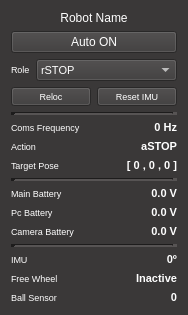
<?xml version="1.0" encoding="UTF-8"?>
<ui version="4.0">
 <class>robotWidget</class>
 <widget class="QWidget" name="robotWidget">
  <property name="geometry">
   <rect>
    <x>0</x>
    <y>0</y>
    <width>188</width>
    <height>298</height>
   </rect>
  </property>
  <property name="maximumSize">
   <size>
    <width>188</width>
    <height>298</height>
   </size>
  </property>
  <property name="palette">
   <palette>
    <active>
     <colorrole role="WindowText">
      <brush brushstyle="SolidPattern">
       <color alpha="255">
        <red>255</red>
        <green>255</green>
        <blue>255</blue>
       </color>
      </brush>
     </colorrole>
     <colorrole role="Button">
      <brush brushstyle="SolidPattern">
       <color alpha="255">
        <red>58</red>
        <green>56</green>
        <blue>56</blue>
       </color>
      </brush>
     </colorrole>
     <colorrole role="Light">
      <brush brushstyle="SolidPattern">
       <color alpha="255">
        <red>87</red>
        <green>84</green>
        <blue>84</blue>
       </color>
      </brush>
     </colorrole>
     <colorrole role="Midlight">
      <brush brushstyle="SolidPattern">
       <color alpha="255">
        <red>72</red>
        <green>70</green>
        <blue>70</blue>
       </color>
      </brush>
     </colorrole>
     <colorrole role="Dark">
      <brush brushstyle="SolidPattern">
       <color alpha="255">
        <red>29</red>
        <green>28</green>
        <blue>28</blue>
       </color>
      </brush>
     </colorrole>
     <colorrole role="Mid">
      <brush brushstyle="SolidPattern">
       <color alpha="255">
        <red>38</red>
        <green>37</green>
        <blue>37</blue>
       </color>
      </brush>
     </colorrole>
     <colorrole role="Text">
      <brush brushstyle="SolidPattern">
       <color alpha="255">
        <red>255</red>
        <green>255</green>
        <blue>255</blue>
       </color>
      </brush>
     </colorrole>
     <colorrole role="BrightText">
      <brush brushstyle="SolidPattern">
       <color alpha="255">
        <red>255</red>
        <green>255</green>
        <blue>255</blue>
       </color>
      </brush>
     </colorrole>
     <colorrole role="ButtonText">
      <brush brushstyle="SolidPattern">
       <color alpha="255">
        <red>255</red>
        <green>255</green>
        <blue>255</blue>
       </color>
      </brush>
     </colorrole>
     <colorrole role="Base">
      <brush brushstyle="SolidPattern">
       <color alpha="255">
        <red>0</red>
        <green>0</green>
        <blue>0</blue>
       </color>
      </brush>
     </colorrole>
     <colorrole role="Window">
      <brush brushstyle="SolidPattern">
       <color alpha="255">
        <red>58</red>
        <green>56</green>
        <blue>56</blue>
       </color>
      </brush>
     </colorrole>
     <colorrole role="Shadow">
      <brush brushstyle="SolidPattern">
       <color alpha="255">
        <red>0</red>
        <green>0</green>
        <blue>0</blue>
       </color>
      </brush>
     </colorrole>
     <colorrole role="AlternateBase">
      <brush brushstyle="SolidPattern">
       <color alpha="255">
        <red>29</red>
        <green>28</green>
        <blue>28</blue>
       </color>
      </brush>
     </colorrole>
     <colorrole role="ToolTipBase">
      <brush brushstyle="SolidPattern">
       <color alpha="255">
        <red>255</red>
        <green>255</green>
        <blue>220</blue>
       </color>
      </brush>
     </colorrole>
     <colorrole role="ToolTipText">
      <brush brushstyle="SolidPattern">
       <color alpha="255">
        <red>0</red>
        <green>0</green>
        <blue>0</blue>
       </color>
      </brush>
     </colorrole>
    </active>
    <inactive>
     <colorrole role="WindowText">
      <brush brushstyle="SolidPattern">
       <color alpha="255">
        <red>255</red>
        <green>255</green>
        <blue>255</blue>
       </color>
      </brush>
     </colorrole>
     <colorrole role="Button">
      <brush brushstyle="SolidPattern">
       <color alpha="255">
        <red>58</red>
        <green>56</green>
        <blue>56</blue>
       </color>
      </brush>
     </colorrole>
     <colorrole role="Light">
      <brush brushstyle="SolidPattern">
       <color alpha="255">
        <red>87</red>
        <green>84</green>
        <blue>84</blue>
       </color>
      </brush>
     </colorrole>
     <colorrole role="Midlight">
      <brush brushstyle="SolidPattern">
       <color alpha="255">
        <red>72</red>
        <green>70</green>
        <blue>70</blue>
       </color>
      </brush>
     </colorrole>
     <colorrole role="Dark">
      <brush brushstyle="SolidPattern">
       <color alpha="255">
        <red>29</red>
        <green>28</green>
        <blue>28</blue>
       </color>
      </brush>
     </colorrole>
     <colorrole role="Mid">
      <brush brushstyle="SolidPattern">
       <color alpha="255">
        <red>38</red>
        <green>37</green>
        <blue>37</blue>
       </color>
      </brush>
     </colorrole>
     <colorrole role="Text">
      <brush brushstyle="SolidPattern">
       <color alpha="255">
        <red>255</red>
        <green>255</green>
        <blue>255</blue>
       </color>
      </brush>
     </colorrole>
     <colorrole role="BrightText">
      <brush brushstyle="SolidPattern">
       <color alpha="255">
        <red>255</red>
        <green>255</green>
        <blue>255</blue>
       </color>
      </brush>
     </colorrole>
     <colorrole role="ButtonText">
      <brush brushstyle="SolidPattern">
       <color alpha="255">
        <red>255</red>
        <green>255</green>
        <blue>255</blue>
       </color>
      </brush>
     </colorrole>
     <colorrole role="Base">
      <brush brushstyle="SolidPattern">
       <color alpha="255">
        <red>0</red>
        <green>0</green>
        <blue>0</blue>
       </color>
      </brush>
     </colorrole>
     <colorrole role="Window">
      <brush brushstyle="SolidPattern">
       <color alpha="255">
        <red>58</red>
        <green>56</green>
        <blue>56</blue>
       </color>
      </brush>
     </colorrole>
     <colorrole role="Shadow">
      <brush brushstyle="SolidPattern">
       <color alpha="255">
        <red>0</red>
        <green>0</green>
        <blue>0</blue>
       </color>
      </brush>
     </colorrole>
     <colorrole role="AlternateBase">
      <brush brushstyle="SolidPattern">
       <color alpha="255">
        <red>29</red>
        <green>28</green>
        <blue>28</blue>
       </color>
      </brush>
     </colorrole>
     <colorrole role="ToolTipBase">
      <brush brushstyle="SolidPattern">
       <color alpha="255">
        <red>255</red>
        <green>255</green>
        <blue>220</blue>
       </color>
      </brush>
     </colorrole>
     <colorrole role="ToolTipText">
      <brush brushstyle="SolidPattern">
       <color alpha="255">
        <red>0</red>
        <green>0</green>
        <blue>0</blue>
       </color>
      </brush>
     </colorrole>
    </inactive>
    <disabled>
     <colorrole role="WindowText">
      <brush brushstyle="SolidPattern">
       <color alpha="255">
        <red>29</red>
        <green>28</green>
        <blue>28</blue>
       </color>
      </brush>
     </colorrole>
     <colorrole role="Button">
      <brush brushstyle="SolidPattern">
       <color alpha="255">
        <red>58</red>
        <green>56</green>
        <blue>56</blue>
       </color>
      </brush>
     </colorrole>
     <colorrole role="Light">
      <brush brushstyle="SolidPattern">
       <color alpha="255">
        <red>87</red>
        <green>84</green>
        <blue>84</blue>
       </color>
      </brush>
     </colorrole>
     <colorrole role="Midlight">
      <brush brushstyle="SolidPattern">
       <color alpha="255">
        <red>72</red>
        <green>70</green>
        <blue>70</blue>
       </color>
      </brush>
     </colorrole>
     <colorrole role="Dark">
      <brush brushstyle="SolidPattern">
       <color alpha="255">
        <red>29</red>
        <green>28</green>
        <blue>28</blue>
       </color>
      </brush>
     </colorrole>
     <colorrole role="Mid">
      <brush brushstyle="SolidPattern">
       <color alpha="255">
        <red>38</red>
        <green>37</green>
        <blue>37</blue>
       </color>
      </brush>
     </colorrole>
     <colorrole role="Text">
      <brush brushstyle="SolidPattern">
       <color alpha="255">
        <red>29</red>
        <green>28</green>
        <blue>28</blue>
       </color>
      </brush>
     </colorrole>
     <colorrole role="BrightText">
      <brush brushstyle="SolidPattern">
       <color alpha="255">
        <red>255</red>
        <green>255</green>
        <blue>255</blue>
       </color>
      </brush>
     </colorrole>
     <colorrole role="ButtonText">
      <brush brushstyle="SolidPattern">
       <color alpha="255">
        <red>29</red>
        <green>28</green>
        <blue>28</blue>
       </color>
      </brush>
     </colorrole>
     <colorrole role="Base">
      <brush brushstyle="SolidPattern">
       <color alpha="255">
        <red>58</red>
        <green>56</green>
        <blue>56</blue>
       </color>
      </brush>
     </colorrole>
     <colorrole role="Window">
      <brush brushstyle="SolidPattern">
       <color alpha="255">
        <red>58</red>
        <green>56</green>
        <blue>56</blue>
       </color>
      </brush>
     </colorrole>
     <colorrole role="Shadow">
      <brush brushstyle="SolidPattern">
       <color alpha="255">
        <red>0</red>
        <green>0</green>
        <blue>0</blue>
       </color>
      </brush>
     </colorrole>
     <colorrole role="AlternateBase">
      <brush brushstyle="SolidPattern">
       <color alpha="255">
        <red>58</red>
        <green>56</green>
        <blue>56</blue>
       </color>
      </brush>
     </colorrole>
     <colorrole role="ToolTipBase">
      <brush brushstyle="SolidPattern">
       <color alpha="255">
        <red>255</red>
        <green>255</green>
        <blue>220</blue>
       </color>
      </brush>
     </colorrole>
     <colorrole role="ToolTipText">
      <brush brushstyle="SolidPattern">
       <color alpha="255">
        <red>0</red>
        <green>0</green>
        <blue>0</blue>
       </color>
      </brush>
     </colorrole>
    </disabled>
   </palette>
  </property>
  <property name="windowTitle">
   <string>Widget</string>
  </property>
  <layout class="QGridLayout" name="gridLayout_2">
   <item row="0" column="0">
    <layout class="QGridLayout" name="gridLayout">
     <item row="15" column="0">
      <layout class="QHBoxLayout" name="horizontalLayout_6">
       <item>
        <widget class="QLabel" name="label_5">
         <property name="sizePolicy">
          <sizepolicy hsizetype="Preferred" vsizetype="Maximum">
           <horstretch>0</horstretch>
           <verstretch>0</verstretch>
          </sizepolicy>
         </property>
         <property name="font">
          <font>
           <family>Ubuntu</family>
           <pointsize>7</pointsize>
           <italic>false</italic>
          </font>
         </property>
         <property name="text">
          <string>IMU </string>
         </property>
        </widget>
       </item>
       <item>
        <widget class="QLabel" name="lb_imu">
         <property name="sizePolicy">
          <sizepolicy hsizetype="Preferred" vsizetype="Maximum">
           <horstretch>0</horstretch>
           <verstretch>0</verstretch>
          </sizepolicy>
         </property>
         <property name="font">
          <font>
           <family>Ubuntu</family>
           <pointsize>8</pointsize>
           <weight>75</weight>
           <italic>false</italic>
           <bold>true</bold>
          </font>
         </property>
         <property name="text">
          <string>0º</string>
         </property>
         <property name="alignment">
          <set>Qt::AlignRight|Qt::AlignTrailing|Qt::AlignVCenter</set>
         </property>
        </widget>
       </item>
      </layout>
     </item>
     <item row="4" column="0">
      <layout class="QHBoxLayout" name="horizontalLayout_2">
       <item>
        <widget class="QLabel" name="label_3">
         <property name="sizePolicy">
          <sizepolicy hsizetype="Maximum" vsizetype="Maximum">
           <horstretch>0</horstretch>
           <verstretch>0</verstretch>
          </sizepolicy>
         </property>
         <property name="font">
          <font>
           <family>Ubuntu</family>
           <pointsize>7</pointsize>
           <italic>false</italic>
          </font>
         </property>
         <property name="text">
          <string>Role</string>
         </property>
        </widget>
       </item>
       <item>
        <widget class="QComboBox" name="cb_role">
         <property name="sizePolicy">
          <sizepolicy hsizetype="Preferred" vsizetype="Maximum">
           <horstretch>0</horstretch>
           <verstretch>0</verstretch>
          </sizepolicy>
         </property>
         <property name="font">
          <font>
           <pointsize>8</pointsize>
          </font>
         </property>
         <item>
          <property name="text">
           <string>rSTOP</string>
          </property>
         </item>
         <item>
          <property name="text">
           <string>rGOALKEEPER</string>
          </property>
         </item>
         <item>
          <property name="text">
           <string>rSUP_STRIKER</string>
          </property>
         </item>
         <item>
          <property name="text">
           <string>rSTRIKER</string>
          </property>
         </item>
        </widget>
       </item>
      </layout>
     </item>
     <item row="12" column="0">
      <layout class="QHBoxLayout" name="horizontalLayout_4">
       <item>
        <widget class="QLabel" name="label_6">
         <property name="sizePolicy">
          <sizepolicy hsizetype="Preferred" vsizetype="Maximum">
           <horstretch>0</horstretch>
           <verstretch>0</verstretch>
          </sizepolicy>
         </property>
         <property name="font">
          <font>
           <family>Ubuntu</family>
           <pointsize>7</pointsize>
           <italic>false</italic>
          </font>
         </property>
         <property name="text">
          <string>Pc Battery</string>
         </property>
        </widget>
       </item>
       <item>
        <widget class="QLabel" name="lb_pcbat">
         <property name="sizePolicy">
          <sizepolicy hsizetype="Preferred" vsizetype="Maximum">
           <horstretch>0</horstretch>
           <verstretch>0</verstretch>
          </sizepolicy>
         </property>
         <property name="font">
          <font>
           <family>Ubuntu</family>
           <pointsize>8</pointsize>
           <weight>75</weight>
           <italic>false</italic>
           <bold>true</bold>
          </font>
         </property>
         <property name="text">
          <string>0.0 V</string>
         </property>
         <property name="alignment">
          <set>Qt::AlignRight|Qt::AlignTrailing|Qt::AlignVCenter</set>
         </property>
        </widget>
       </item>
      </layout>
     </item>
     <item row="7" column="0">
      <layout class="QHBoxLayout" name="horizontalLayout_5">
       <item>
        <widget class="QLabel" name="label_2">
         <property name="sizePolicy">
          <sizepolicy hsizetype="Preferred" vsizetype="Maximum">
           <horstretch>0</horstretch>
           <verstretch>0</verstretch>
          </sizepolicy>
         </property>
         <property name="font">
          <font>
           <family>Ubuntu</family>
           <pointsize>7</pointsize>
           <italic>false</italic>
          </font>
         </property>
         <property name="text">
          <string>Coms Frequency</string>
         </property>
        </widget>
       </item>
       <item>
        <widget class="QLabel" name="lb_comfreq">
         <property name="sizePolicy">
          <sizepolicy hsizetype="Preferred" vsizetype="Maximum">
           <horstretch>0</horstretch>
           <verstretch>0</verstretch>
          </sizepolicy>
         </property>
         <property name="font">
          <font>
           <family>Ubuntu</family>
           <pointsize>8</pointsize>
           <weight>75</weight>
           <italic>false</italic>
           <bold>true</bold>
          </font>
         </property>
         <property name="text">
          <string>0 Hz</string>
         </property>
         <property name="alignment">
          <set>Qt::AlignRight|Qt::AlignTrailing|Qt::AlignVCenter</set>
         </property>
        </widget>
       </item>
      </layout>
     </item>
     <item row="13" column="0">
      <layout class="QHBoxLayout" name="horizontalLayout_3">
       <item>
        <widget class="QLabel" name="label_4">
         <property name="sizePolicy">
          <sizepolicy hsizetype="Preferred" vsizetype="Maximum">
           <horstretch>0</horstretch>
           <verstretch>0</verstretch>
          </sizepolicy>
         </property>
         <property name="font">
          <font>
           <family>Ubuntu</family>
           <pointsize>7</pointsize>
           <italic>false</italic>
          </font>
         </property>
         <property name="text">
          <string>Camera Battery</string>
         </property>
        </widget>
       </item>
       <item>
        <widget class="QLabel" name="lb_cambat">
         <property name="sizePolicy">
          <sizepolicy hsizetype="Preferred" vsizetype="Maximum">
           <horstretch>0</horstretch>
           <verstretch>0</verstretch>
          </sizepolicy>
         </property>
         <property name="font">
          <font>
           <family>Ubuntu</family>
           <pointsize>8</pointsize>
           <weight>75</weight>
           <italic>false</italic>
           <bold>true</bold>
          </font>
         </property>
         <property name="text">
          <string>0.0 V</string>
         </property>
         <property name="alignment">
          <set>Qt::AlignRight|Qt::AlignTrailing|Qt::AlignVCenter</set>
         </property>
        </widget>
       </item>
      </layout>
     </item>
     <item row="16" column="0">
      <layout class="QHBoxLayout" name="horizontalLayout_7">
       <item>
        <widget class="QLabel" name="label_7">
         <property name="sizePolicy">
          <sizepolicy hsizetype="Preferred" vsizetype="Maximum">
           <horstretch>0</horstretch>
           <verstretch>0</verstretch>
          </sizepolicy>
         </property>
         <property name="font">
          <font>
           <family>Ubuntu</family>
           <pointsize>7</pointsize>
           <italic>false</italic>
          </font>
         </property>
         <property name="text">
          <string>Free Wheel</string>
         </property>
        </widget>
       </item>
       <item>
        <widget class="QLabel" name="lb_freewheel">
         <property name="sizePolicy">
          <sizepolicy hsizetype="Preferred" vsizetype="Maximum">
           <horstretch>0</horstretch>
           <verstretch>0</verstretch>
          </sizepolicy>
         </property>
         <property name="font">
          <font>
           <family>Ubuntu</family>
           <pointsize>8</pointsize>
           <weight>75</weight>
           <italic>false</italic>
           <bold>true</bold>
          </font>
         </property>
         <property name="text">
          <string>Inactive</string>
         </property>
         <property name="alignment">
          <set>Qt::AlignRight|Qt::AlignTrailing|Qt::AlignVCenter</set>
         </property>
        </widget>
       </item>
      </layout>
     </item>
     <item row="17" column="0">
      <layout class="QHBoxLayout" name="horizontalLayout_8">
       <item>
        <widget class="QLabel" name="label_8">
         <property name="sizePolicy">
          <sizepolicy hsizetype="Preferred" vsizetype="Maximum">
           <horstretch>0</horstretch>
           <verstretch>0</verstretch>
          </sizepolicy>
         </property>
         <property name="font">
          <font>
           <family>Ubuntu</family>
           <pointsize>7</pointsize>
           <italic>false</italic>
          </font>
         </property>
         <property name="text">
          <string>Ball Sensor</string>
         </property>
        </widget>
       </item>
       <item>
        <widget class="QLabel" name="lb_ball_sens">
         <property name="sizePolicy">
          <sizepolicy hsizetype="Preferred" vsizetype="Maximum">
           <horstretch>0</horstretch>
           <verstretch>0</verstretch>
          </sizepolicy>
         </property>
         <property name="font">
          <font>
           <family>Ubuntu</family>
           <pointsize>8</pointsize>
           <weight>75</weight>
           <italic>false</italic>
           <bold>true</bold>
          </font>
         </property>
         <property name="text">
          <string>0</string>
         </property>
         <property name="alignment">
          <set>Qt::AlignRight|Qt::AlignTrailing|Qt::AlignVCenter</set>
         </property>
        </widget>
       </item>
      </layout>
     </item>
     <item row="11" column="0">
      <layout class="QHBoxLayout" name="horizontalLayout">
       <item>
        <widget class="QLabel" name="label">
         <property name="sizePolicy">
          <sizepolicy hsizetype="Preferred" vsizetype="Maximum">
           <horstretch>0</horstretch>
           <verstretch>0</verstretch>
          </sizepolicy>
         </property>
         <property name="font">
          <font>
           <family>Ubuntu</family>
           <pointsize>7</pointsize>
           <italic>false</italic>
          </font>
         </property>
         <property name="text">
          <string>Main Battery</string>
         </property>
        </widget>
       </item>
       <item>
        <widget class="QLabel" name="lb_mainbat">
         <property name="sizePolicy">
          <sizepolicy hsizetype="Preferred" vsizetype="Maximum">
           <horstretch>0</horstretch>
           <verstretch>0</verstretch>
          </sizepolicy>
         </property>
         <property name="font">
          <font>
           <family>Ubuntu</family>
           <pointsize>8</pointsize>
           <weight>75</weight>
           <italic>false</italic>
           <bold>true</bold>
          </font>
         </property>
         <property name="text">
          <string>0.0 V</string>
         </property>
         <property name="alignment">
          <set>Qt::AlignRight|Qt::AlignTrailing|Qt::AlignVCenter</set>
         </property>
        </widget>
       </item>
      </layout>
     </item>
     <item row="5" column="0">
      <layout class="QHBoxLayout" name="horizontalLayout_9">
       <item>
        <widget class="QPushButton" name="bt_reloc">
         <property name="font">
          <font>
           <pointsize>7</pointsize>
          </font>
         </property>
         <property name="text">
          <string>Reloc</string>
         </property>
        </widget>
       </item>
       <item>
        <widget class="QPushButton" name="bt_resetimu">
         <property name="font">
          <font>
           <pointsize>7</pointsize>
          </font>
         </property>
         <property name="text">
          <string>Reset IMU</string>
         </property>
        </widget>
       </item>
      </layout>
     </item>
     <item row="2" column="0">
      <layout class="QHBoxLayout" name="horizontalLayout_10">
       <item>
        <widget class="QLabel" name="lb_rname">
         <property name="sizePolicy">
          <sizepolicy hsizetype="Preferred" vsizetype="Maximum">
           <horstretch>0</horstretch>
           <verstretch>0</verstretch>
          </sizepolicy>
         </property>
         <property name="font">
          <font>
           <family>Ubuntu</family>
           <italic>false</italic>
          </font>
         </property>
         <property name="text">
          <string>Robot Name</string>
         </property>
         <property name="alignment">
          <set>Qt::AlignCenter</set>
         </property>
        </widget>
       </item>
      </layout>
     </item>
     <item row="14" column="0">
      <widget class="Line" name="line_3">
       <property name="lineWidth">
        <number>5</number>
       </property>
       <property name="orientation">
        <enum>Qt::Horizontal</enum>
       </property>
      </widget>
     </item>
     <item row="10" column="0">
      <widget class="Line" name="line_2">
       <property name="lineWidth">
        <number>5</number>
       </property>
       <property name="orientation">
        <enum>Qt::Horizontal</enum>
       </property>
      </widget>
     </item>
     <item row="8" column="0">
      <layout class="QHBoxLayout" name="horizontalLayout_12">
       <item>
        <widget class="QLabel" name="label_9">
         <property name="sizePolicy">
          <sizepolicy hsizetype="Maximum" vsizetype="Maximum">
           <horstretch>0</horstretch>
           <verstretch>0</verstretch>
          </sizepolicy>
         </property>
         <property name="font">
          <font>
           <family>Ubuntu</family>
           <pointsize>7</pointsize>
          </font>
         </property>
         <property name="text">
          <string>Action</string>
         </property>
        </widget>
       </item>
       <item>
        <widget class="QLabel" name="lb_action">
         <property name="font">
          <font>
           <family>Ubuntu</family>
           <pointsize>8</pointsize>
           <weight>75</weight>
           <bold>true</bold>
          </font>
         </property>
         <property name="text">
          <string>aSTOP</string>
         </property>
         <property name="alignment">
          <set>Qt::AlignRight|Qt::AlignTrailing|Qt::AlignVCenter</set>
         </property>
        </widget>
       </item>
      </layout>
     </item>
     <item row="6" column="0">
      <widget class="Line" name="line">
       <property name="lineWidth">
        <number>5</number>
       </property>
       <property name="orientation">
        <enum>Qt::Horizontal</enum>
       </property>
      </widget>
     </item>
     <item row="9" column="0">
      <layout class="QHBoxLayout" name="horizontalLayout_13">
       <item>
        <widget class="QLabel" name="label_10">
         <property name="sizePolicy">
          <sizepolicy hsizetype="Maximum" vsizetype="Maximum">
           <horstretch>0</horstretch>
           <verstretch>0</verstretch>
          </sizepolicy>
         </property>
         <property name="font">
          <font>
           <family>Ubuntu</family>
           <pointsize>7</pointsize>
          </font>
         </property>
         <property name="text">
          <string>Target Pose</string>
         </property>
        </widget>
       </item>
       <item>
        <widget class="QLabel" name="lb_tpose">
         <property name="font">
          <font>
           <family>Ubuntu</family>
           <pointsize>8</pointsize>
           <weight>75</weight>
           <bold>true</bold>
          </font>
         </property>
         <property name="text">
          <string>[ 0 , 0 , 0 ]</string>
         </property>
         <property name="alignment">
          <set>Qt::AlignRight|Qt::AlignTrailing|Qt::AlignVCenter</set>
         </property>
        </widget>
       </item>
      </layout>
     </item>
     <item row="3" column="0">
      <layout class="QHBoxLayout" name="horizontalLayout_11">
       <item>
        <widget class="QPushButton" name="bt_auto_roles">
         <property name="text">
          <string>Auto ON</string>
         </property>
        </widget>
       </item>
      </layout>
     </item>
    </layout>
   </item>
  </layout>
 </widget>
 <layoutdefault spacing="6" margin="11"/>
 <resources/>
 <connections/>
</ui>
